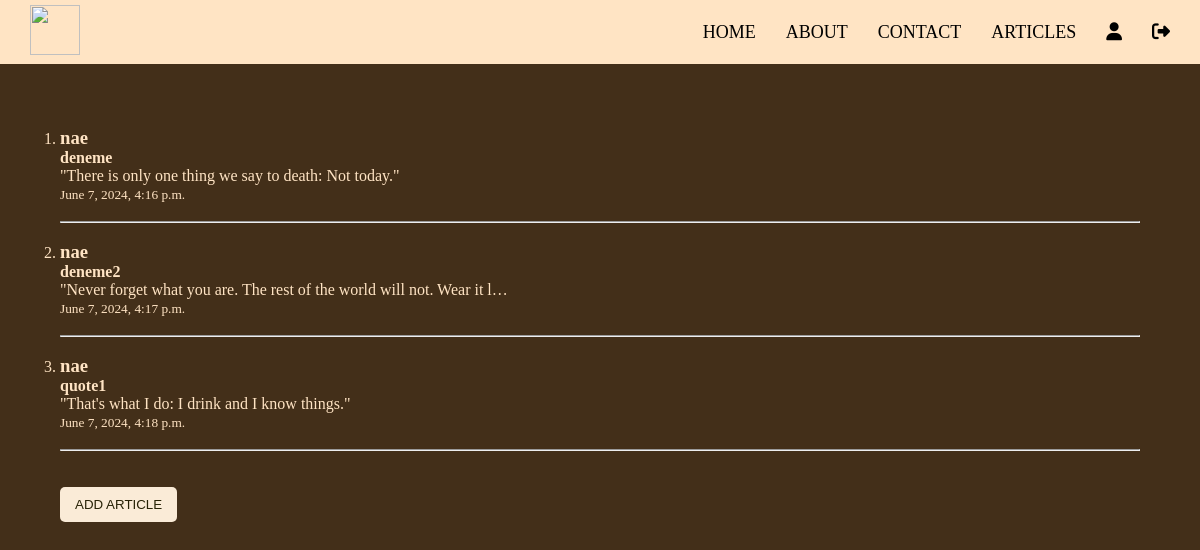
The page /dashboard (signed in) on the database its author committed.
### article/models.py (models this page shows, shortened)
class Article(models.Model):
    author = models.ForeignKey("auth.User", on_delete=models.CASCADE)
    title = models.CharField(max_length=150)
    content = models.TextField(max_length=500)
    created_date = models.DateTimeField(auto_now_add=True)

### article/views.py (the view)
# urls.py: path("dashboard", dashboard, name="dashboard"),
def dashboard(request):
    articles = Article.objects.filter(author = request.user)
    return render(request, "dashboard.html", {'articles' : articles})

### templates/dashboard.html (shortened to what this page needs)
{% extends "base.html" %}
{% block body %}
{% if request.user.is_authenticated %}
 <div class="user_info">
 </div>
{% else %}
<div class="user_info">
  <h2>Daxil olmamısınız.</h2>
 </div>
{% endif %}
<div class="articles">
   <ul>
       {% for article in articles %}
           <li>
               <h3>{{article.author}}</h3>
               <h4><a href="{% url 'article_detail' article.id %}">{{article.title}}</a></h4>
                <p>{{article.content|safe|truncatechars:70}}</p>
               <small>{{article.created_date}}</small>
               <br>
           </li>
           <br>
           <hr>
           <br>
       {% endfor %}
   </ul>
</div>
<br>
<a href="{% url 'add_article' %}"><button class="btn">ADD ARTICLE</button></a>
{% endblock body %}

### static/style.css (style rules this page uses)
* { margin: 0; padding: 0; box-sizing: border-box; text-decoration: none; list-style: none; }
body { background-color: rgb(67, 47, 25); color: aliceblue; }
a { color: inherit; }
.articles { color: bisque; }
.btn { border-radius: 5px; padding: 10px 15px; background-color: antiquewhite; color: rgb(39, 34, 6); border: none; cursor: pointer; }
.articles ul li { list-style: decimal; }

### rows shown on the page
Article: author "nae", title "deneme", content "\"There is only one thing we say to death: Not today.\"", created_date "June 7, 2024, 4:16 p.m."
Article: author "nae", title "deneme2", content "\"Never forget what you are. The rest of the world will not. Wear it l…", created_date "June 7, 2024, 4:17 p.m."
Article: author "nae", title "quote1", content "\"That's what I do: I drink and I know things.\"", created_date "June 7, 2024, 4:18 p.m."
